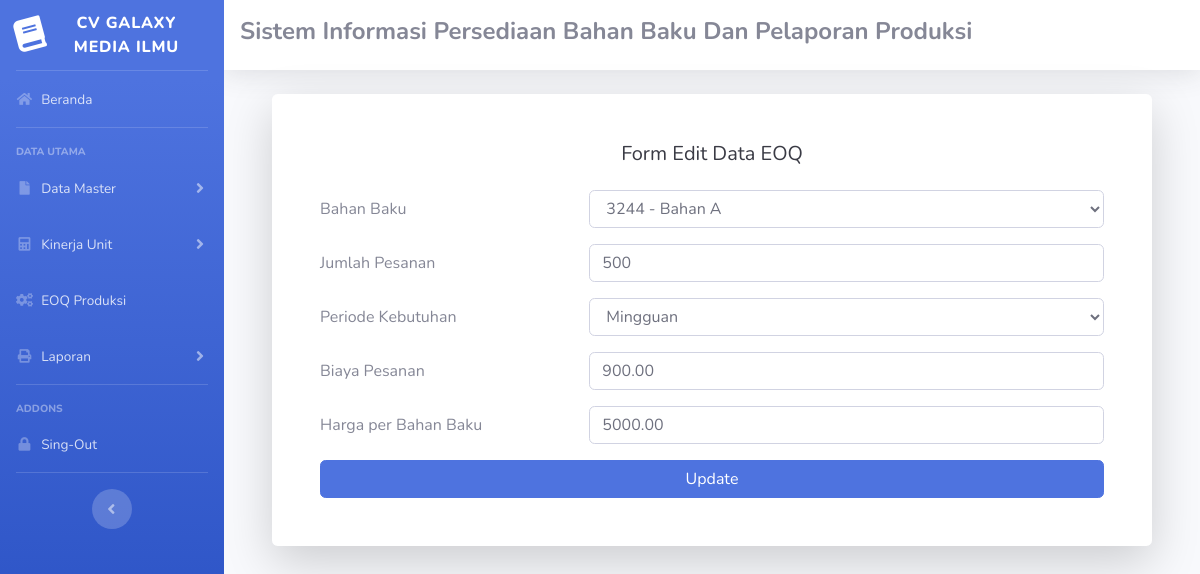
The page /s_admin.php?url=edit_eoq&id=2 on the database its author committed.
### tables this page shows
CREATE TABLE `tabel_eoq` (
  `id` int NOT NULL,
  `id_bahan_baku` int NOT NULL,
  `jumlah_pesanan` int NOT NULL,
  `per_periode_kebutuhan` varchar(20) NOT NULL,
  `biaya_pesanan_per_order` decimal(10,2) NOT NULL,
  `eoq` decimal(10,2) NOT NULL,
  `frekuensi_pemesanan` decimal(10,2) NOT NULL,
  `total_biaya` decimal(10,2) NOT NULL,
  `harga_per_bahan_baku` decimal(10,2) NOT NULL,
  `created_at` datetime NOT NULL DEFAULT CURRENT_TIMESTAMP
);

### edit_eoq.php (the view, shortened to what this page needs)
<!DOCTYPE html>
<html lang="en">
<head>
    <link href="vendor/fontawesome-free/css/all.min.css" rel="stylesheet" type="text/css">
    <link href="css/sb-admin-2.min.css" rel="stylesheet">
</head>
<body id="page-top">
    <div class="container">
        <div class="card o-hidden border-0 shadow-lg">
            <div class="card-body p-0">
                <div class="row">
                    <div class="col-lg-12">
                        <div class="p-5">
                            <div class="text-center">
                                <h5 class="h5 text-gray-900 mb-4">Form Edit Data EOQ</h5>
                            </div>
                            <?php
                            require 'koneksi.php';
                            $id = $_GET['id'];
                            $sql = "SELECT te.*, bb.nama AS nama_bahan_baku
                                    FROM tabel_eoq te
                                    INNER JOIN bahan_baku bb ON te.id_bahan_baku = bb.id
                                    WHERE te.id = '$id'";
                            $result = $conn->query($sql);
                            $data = $result->fetch_assoc();
                            ?>
                            <form class="user" action="update_eoq.php" method="post">
                                <div class="form-group row">
                                    <label for="id_bahan_baku" class="col-sm-4 col-form-label">Bahan Baku</label>
                                    <div class="col-sm-8">
                                        <select class="form-control" id="id_bahan_baku" name="id_bahan_baku" required>
                                            <?php
                                            $sqlBahanBaku = "SELECT * FROM bahan_baku";
                                            $resultBahanBaku = $conn->query($sqlBahanBaku);
                                            while ($rowBahanBaku = $resultBahanBaku->fetch_assoc()) {
                                                $selected = ($rowBahanBaku['id'] == $data['id_bahan_baku']) ? 'selected' : '';
                                                echo '<option value="' . $rowBahanBaku['id'] . '" ' . $selected . '>' . $rowBahanBaku['kode_bahan_baku'] . ' - ' . $rowBahanBaku['nama'] . '</option>';
                                            }
                                            ?>
                                        </select>
                                    </div>
                                </div>
                                <div class="form-group row">
                                    <label for="jumlah_pesanan" class="col-sm-4 col-form-label">Jumlah Pesanan</label>
                                    <div class="col-sm-8">
                                        <input type="number" class="form-control" id="jumlah_pesanan" name="jumlah_pesanan" value="<?php echo $data['jumlah_pesanan']; ?>" required>
                                    </div>
                                </div>
                                <div class="form-group row">
                                    <label for="per_periode_kebutuhan" class="col-sm-4 col-form-label">Periode Kebutuhan</label>
                                    <div class="col-sm-8">
                                        <select class="form-control" id="per_periode_kebutuhan" name="per_periode_kebutuhan" required>
                                            <option value="minggu" <?php if ($data['per_periode_kebutuhan'] == 'minggu') echo 'selected'; ?>>Mingguan</option>
                                        </select>
                                    </div>
                                </div>
                                <div class="form-group row">
                                    <label for="biaya_pesanan" class="col-sm-4 col-form-label">Biaya Pesanan</label>
                                    <div class="col-sm-8">
                                        <input type="number" class="form-control" id="biaya_pesanan" name="biaya_pesanan_per_order" value="<?php echo $data['biaya_pesanan_per_order']; ?>" required>
                                    </div>
                                </div>
                                <div class="form-group row">
                                    <label for="harga_per_bahan_baku" class="col-sm-4 col-form-label">Harga per Bahan Baku</label>
                                    <div class="col-sm-8">
                                        <input type="number" class="form-control" id="harga_per_bahan_baku" name="harga_per_bahan_baku" value="<?php echo $data['harga_per_bahan_baku']; ?>" required>
                                    </div>
                                </div>
                                <button type="submit" class="btn btn-primary btn-block">
                                    Update
                                </button>
                            </form>
                        </div>
                    </div>
                </div>
            </div>
        </div>
    </div>
</body>
</html>

### rows shown on the page
tabel_eoq: jumlah_pesanan "500", per_periode_kebutuhan "Mingguan", biaya_pesanan_per_order "900.00", harga_per_bahan_baku "5000.00"

### other values the page prints
form field id_bahan_baku "3244 - Bahan A"
